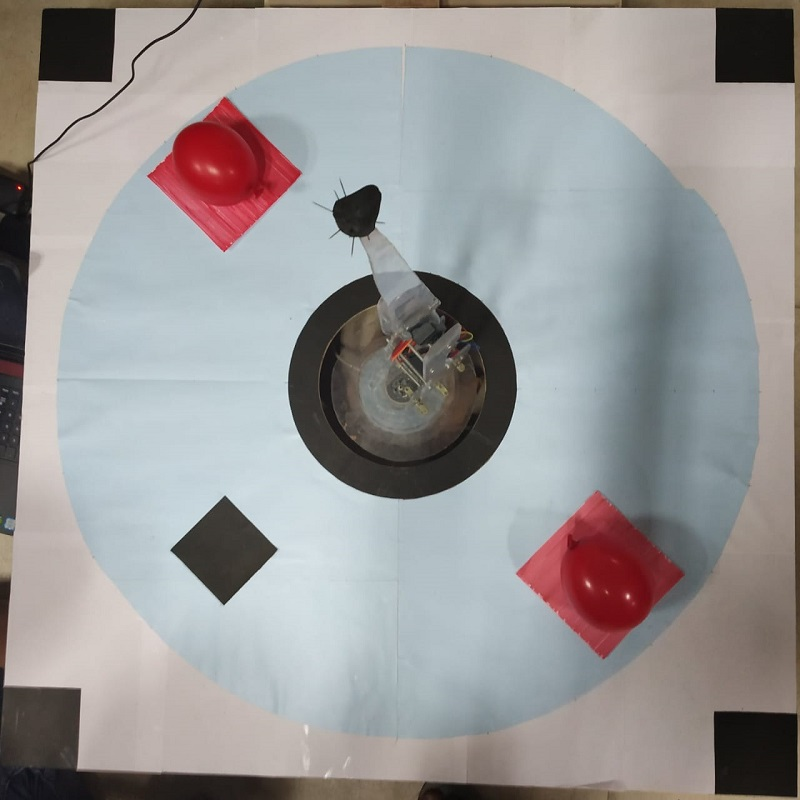
#> input picture test_images/real.jpg, 800 x 800 px, found by its file name
$ python 'popeye hsv value color filter.py'   (older library calls are emulated)
#> lines starting #> are read from the running program, lines starting #| are printed output that depends on the picture; after the words box and inside, x2 and y2 are one past the last pixel; in counts of white or black regions, pixels touching at a corner belong together
import cv2
import numpy as np
import urllib.request
import time
time.sleep(7)
kernel=np.ones((5,5),np.uint8)
url="http://192.168.43.1:8080/shot.jpg"
#imgResp = urllib.request.urlopen(url)
#imgNp = np.array(bytearray(imgResp.read()),dtype=np.uint8)
#frame = cv2.imdecode(imgNp,-1)
frame=cv2.imread("real.jpg",-1)
#> frame is the input picture: shape (800, 800, 3); mean B, G, R 150.2, 150.3, 152.7
#cap=cv2.VideoCapture(1)
#ret,frame=cap.read()
img_hsv=cv2.cvtColor(frame,cv2.COLOR_BGR2HSV)#hue saturation value
#> img_hsv: shape (800, 800, 3); mean H, S, V 63.6, 36.2, 161.5

targets=[]
centerx=0
centery=0
factor=1
def findfactor(grayimg):

    retval,threshold=cv2.threshold(grayimg,70,255,cv2.THRESH_BINARY_INV)#CHECK THRESHOLD VALUE
    #median=cv2.medianBlur(threshold,15)
    threshold=cv2.erode(threshold,kernel,iterations=5)
    threshold=cv2.dilate(threshold,kernel,iterations=1)

    cv2.imshow('thresh',threshold)
    img_factor,contours_factor,hierarchy_factor=cv2.findContours(threshold,cv2.RETR_TREE,cv2.CHAIN_APPROX_SIMPLE)
    cv2.drawContours(img,contours_factor,-1,(255,255,255),3)
    cv2.imshow('contours',img)
##    try:
##        cv2.drawContours(img,contours_factor,-1,(255,0,0),3)#USE A BETTER ALGORITHM and remove this line img may not be defined
##        #cv2.imshow('img',img)
##    except:
##        print("img may not be defined")
##        pass

    squares=[]

    for i in contours_factor:
        #approx = cv2.approxPolyDP(i,0.01*cv2.arcLength(i,True),True)
        if cv2.contourArea(i)>0:#CHANGE AREA
            #print("In contour area check")
            M_factor=cv2.moments(i)


            cx_factor = int(M_factor['m10']/M_factor['m00'])
            cy_factor = int(M_factor['m01']/M_factor['m00'])


            cv2.circle(img,(cx_factor,cy_factor), 5, (255,255,255), -1)
            squares.append([cx_factor,cy_factor])
           # print("blacksquares",squares)
            cv2.imshow('img',img)
        else:
            return 0,0,0
    if len(squares)==5:#EXCLUDING STARTING SQUARE
        distances=[dist_calc(squares[0][0],squares[0][1],squares[1][0],squares[1][1]),dist_calc(squares[0][0],squares[0][1],squares[2][0],squares[2][1]),dist_calc(squares[0][0],squares[0][1],squares[3][0],squares[3][1]),dist_calc(squares[0][0],squares[0][1],squares[4][0],squares[4][1])]
        distances2=[dist_calc(squares[1][0],squares[1][1],squares[0][0],squares[0][1]),dist_calc(squares[1][0],squares[1][1],squares[2][0],squares[2][1]),dist_calc(squares[1][0],squares[1][1],squares[3][0],squares[3][1]),dist_calc(squares[1][0],squares[1][1],squares[4][0],squares[4][1])]
        alldistances=distances+distances2
        diagonal=max(alldistances)
        sqnum=distances.index(diagonal)+1
        centerx=(squares[sqnum][0]+squares[0][0])/2
        centery=(squares[sqnum][1]+squares[0][1])/2
        cv2.circle(img,(int(centerx),int(centery)),5,(255,255,255),-1)
        factor=127.26/diagonal#length of diagonal in cm
        return factor,centerx,centery
    else:

        return 0,0,0
        print("Extra or less black squares found")#CHECK

def findcenter(colmask):
    funcvalue=[]
    img2,contours,hierarchy=cv2.findContours(colmask,cv2.RETR_TREE,cv2.CHAIN_APPROX_SIMPLE)
    #cv2.drawContours(img,contours,-1,(203,192,203),3)
    if len(contours)>0:

        for i in contours:
            #print(cv2.contourArea(i))
            ((x, y), radius) = cv2.minEnclosingCircle(i)
            if radius>30:#CHANGE THIS VALUE ACCORDING TO CAMERA HEIGHT AND RADIUS

                approx = cv2.approxPolyDP(i,0.01*cv2.arcLength(i,True),True)

                if len(approx)>=7:#CHeck for diffent values higher than 5


                    M=cv2.moments(i)

                    cx = int(M['m10']/M['m00'])
                    cy = int(M['m01']/M['m00'])
                    x=(cx-centerx)*factor
                    y=(-1)*(cy-centery)*factor#ORIGIN Is TOP LEFT

                    cv2.circle(frame,(cx,cy), 5, (255,255,255), -1)
                    funcvalue.append([x,y])
                    #Also check for area of moment afterwards
                else:
                    pass
            else:
                pass
    else:
        print("NO CONTOURS")
    return funcvalue


lower_red = np.array([0,50,0])
upper_red = np.array([10,255,255])
mask0 = cv2.inRange(img_hsv, lower_red, upper_red)
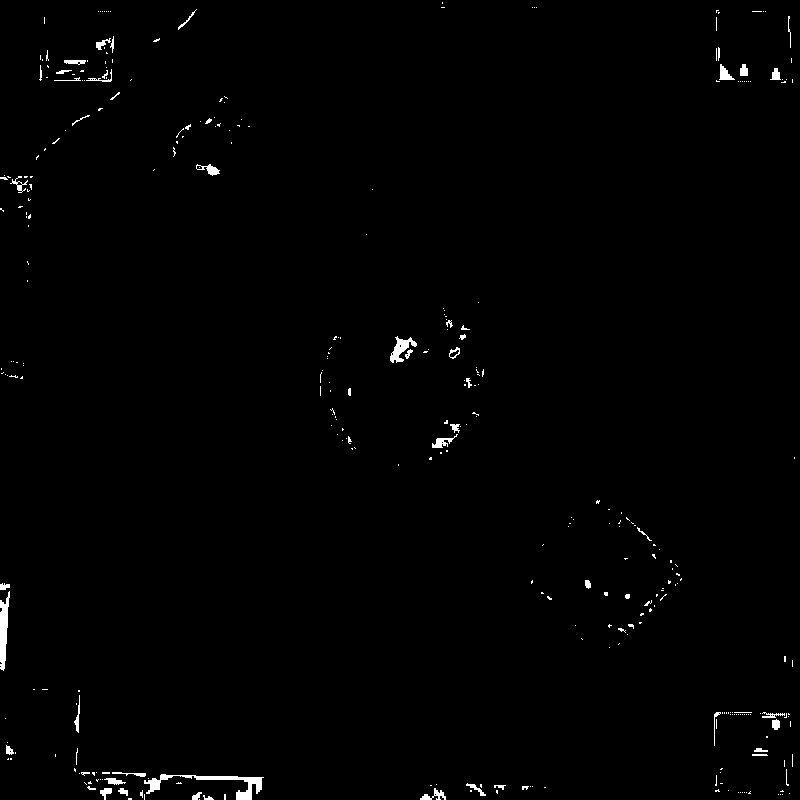
#> mask0: shape (800, 800); 0.85% white; 339 white regions (284 under 20 px), largest, box (x1, y1, x2, y2) and area: (144, 774, 264, 800) 779, (0, 591, 10, 671) 486, (390, 336, 417, 363) 308

lower_red = np.array([170,50,0])
upper_red = np.array([180,255,255])
mask1 = cv2.inRange(img_hsv, lower_red, upper_red)
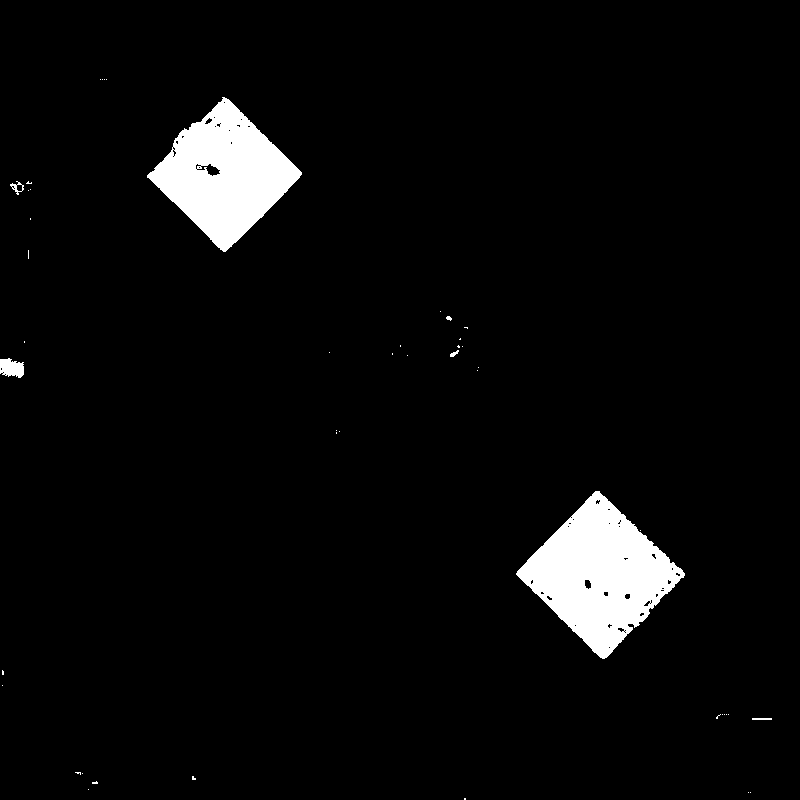
#> mask1: shape (800, 800); 4.3% white; 47 white regions (40 under 20 px), largest, box (x1, y1, x2, y2) and area: (516, 491, 685, 659) 14340, (147, 97, 302, 252) 12323, (0, 358, 24, 378) 362
mask = mask0+mask1
#> mask: shape (800, 800); 5.1% white; 258 white regions (206 under 20 px), largest, box (x1, y1, x2, y2) and area: (516, 491, 685, 659) 14689, (147, 96, 302, 252) 12559, (144, 774, 264, 800) 791

mask1=cv2.inRange(img_hsv,lower_red,upper_red)#HSV VAUES WILL BE DIFFERENT

mask=cv2.erode(mask,kernel,iterations=2)
#> mask: shape (800, 800); 3.5% white; 7 white regions (2 under 20 px), largest, box (x1, y1, x2, y2) and area: (523, 498, 678, 653) 12085, (155, 103, 295, 245) 10173, (0, 363, 20, 373) 134, (0, 616, 4, 658) 115, (240, 796, 248, 800) 32
mask=cv2.dilate(mask,kernel,iterations=2)
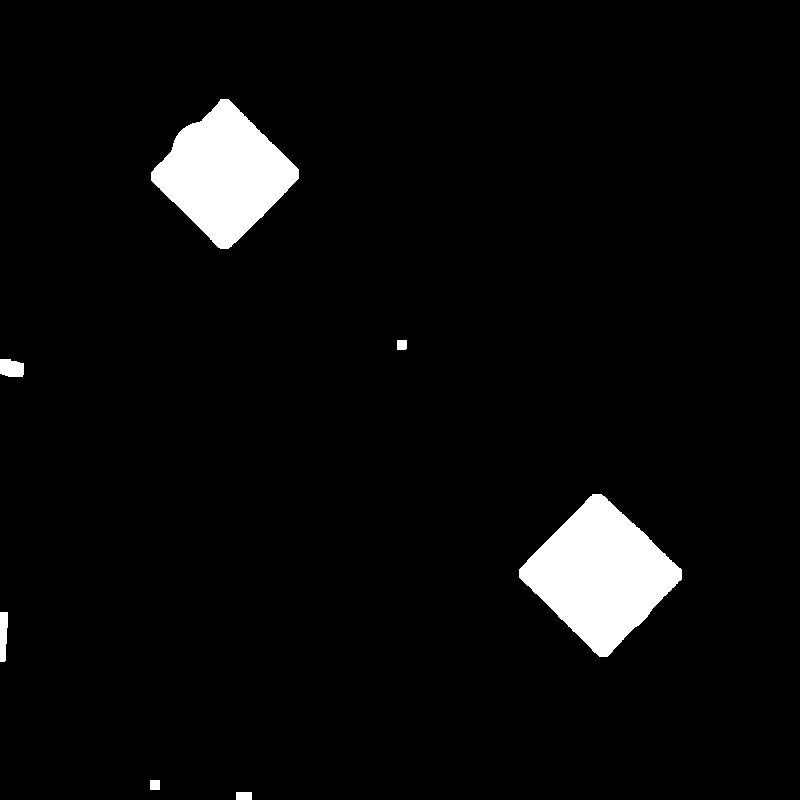
#> mask: shape (800, 800); 4.4% white; 7 white regions
red_center=findcenter(mask)
#> in findcenter, `img2,contours,hierarchy=cv2.findContours(colmask,cv2.RETR_TREE,cv2.CHA..`: contours = 7 contours; box (x1, y1, x2, y2) and area: (519, 494, 682, 657) 14443, (151, 99, 299, 249) 12320, (0, 359, 24, 377) 340, (0, 612, 8, 662) 292, (236, 792, 252, 800) 105, (150, 780, 160, 790) 81, (397, 340, 407, 350) 80
#> the loop in findcenter, `for i in contours:` made 7 passes
#> (radius, cx, cy) on passes 4, 7: (81.35, 600, 574), (74.61, 224, 173)
#> radius on passes 3, 5, 6: 24.75, 13.9, 6.36
#> after the loop in findcenter, `for i in contours:`: frame: shape (800, 800, 3); 0.03% of pixels changed, all inside (x1, y1, x2, y2) = (219, 168, 606, 580)
#> after the loop in findcenter, `for i in contours:`: funcvalue = [[600, -574], [224, -173]]
#> red_center = [[600, -574], [224, -173]]
targets.append(red_center)
cv2.imshow('redmask',mask)


#blue
lower_blue=np.array([80,100,0])#Check blue value doesnt conflict with background
upper_blue=np.array([140,255,255])
bluemask=cv2.inRange(img_hsv,lower_blue,upper_blue)#HSV VAUES WILL BE DIFFERENT
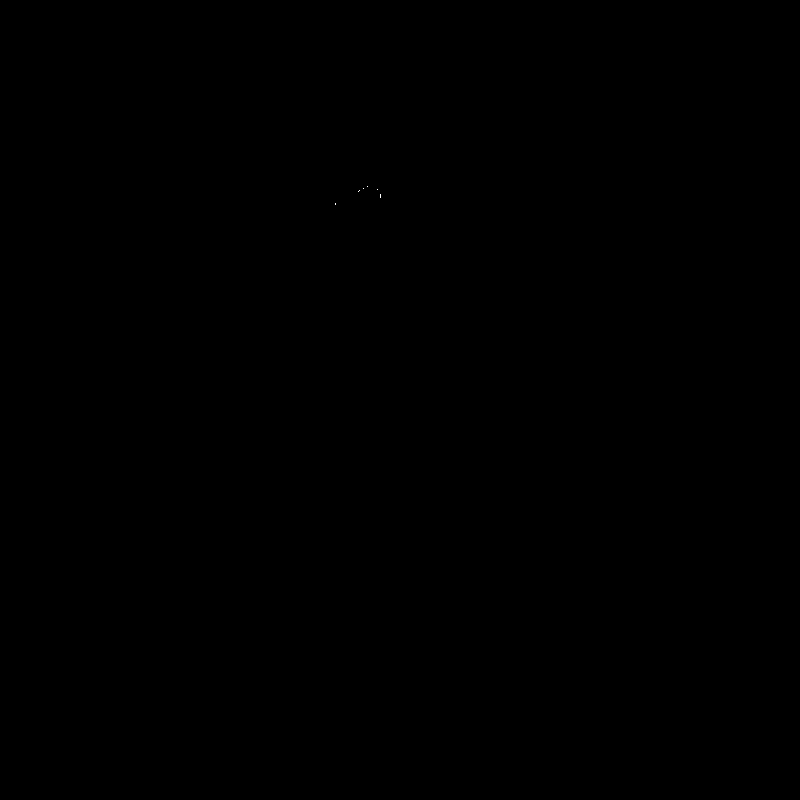
#> bluemask: shape (800, 800); 0% white in thin lines or dots, all inside (x1, y1, x2, y2) = (335, 186, 381, 205)

bluemask=cv2.erode(bluemask,kernel,iterations=2)
#> bluemask: shape (800, 800); every value is 0
bluemask=cv2.dilate(bluemask,kernel,iterations=2)
#cv2.filter2D(bluemask,-1,kernel)
blue_center=findcenter(bluemask)
#> blue_center = []
targets.append(blue_center)
cv2.imshow('b',bluemask)


#green
lower_green=np.array([41,50,0])#HSV VAUES WILL BE DIFFERENT
upper_green=np.array([80,255,255])
greenmask=cv2.inRange(img_hsv,lower_green,upper_green)
#> greenmask: shape (800, 800); 0.01% white in thin lines or dots, all inside (x1, y1, x2, y2) = (0, 186, 514, 536)
greenmask=cv2.erode(greenmask,kernel,iterations=1)
greenmask=cv2.dilate(greenmask,kernel,iterations=1)
green_center=findcenter(greenmask)
#> green_center = []
targets.append(green_center)
cv2.imshow('g',greenmask)

#yellow
lower_yellow=np.array([18,150,64])#HSV VAUES WILL BE DIFFERENT
upper_yellow=np.array([40,255,255])
yellowmask=cv2.inRange(img_hsv,lower_yellow,upper_yellow)
#> yellowmask: shape (800, 800); 0% white in thin lines or dots, all inside (x1, y1, x2, y2) = (622, 0, 623, 3)
yellowmask=cv2.erode(yellowmask,kernel,iterations=2)
yellowmask=cv2.dilate(yellowmask,kernel,iterations=2)
yellow_center=findcenter(yellowmask)
#> yellow_center = []
targets.append(yellow_center)
cv2.imshow('y',yellowmask)
print(targets)
#| [[[600, -574], [224, -173]], [], [], []]
gray=cv2.cvtColor(frame,cv2.COLOR_BGR2GRAY)
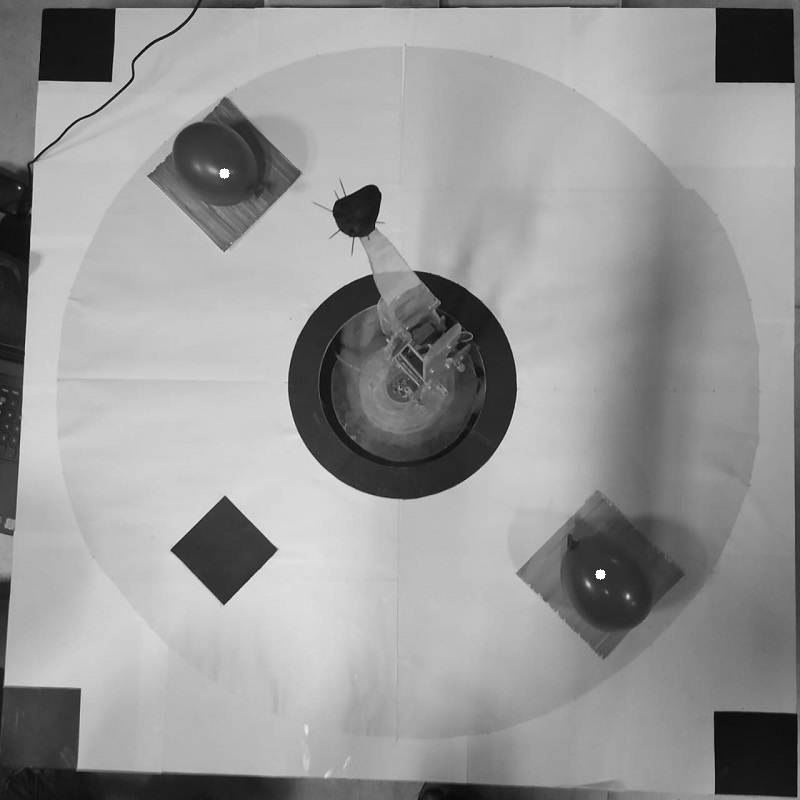
#> gray: shape (800, 800); min 2, max 255, mean 151.1
print(findfactor(gray))
#> in findfactor, `retval,threshold=cv2.threshold(grayimg,70,255,cv2.THRESH_BINARY_INV)#C..`: threshold: shape (800, 800); 14.6% white; 104 white regions (83 under 20 px), largest, box (x1, y1, x2, y2) and area: (288, 271, 517, 499) 25167, (0, 580, 295, 800) 14727, (0, 0, 264, 535) 9504
#> in findfactor, `threshold=cv2.erode(threshold,kernel,iterations=5)`:
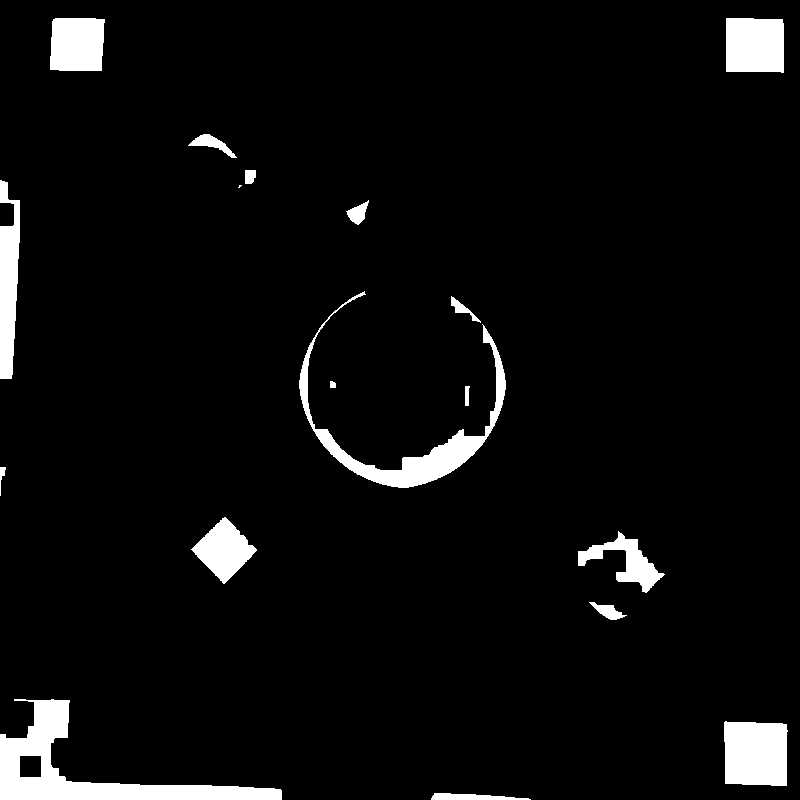
#> threshold: shape (800, 800); 5% white; 18 white regions (1 under 20 px), largest, box (x1, y1, x2, y2) and area: (0, 699, 282, 800) 7873, (299, 291, 506, 488) 5137, (724, 721, 788, 786) 3894
#> in findfactor, `threshold=cv2.dilate(threshold,kernel,iterations=1)`:
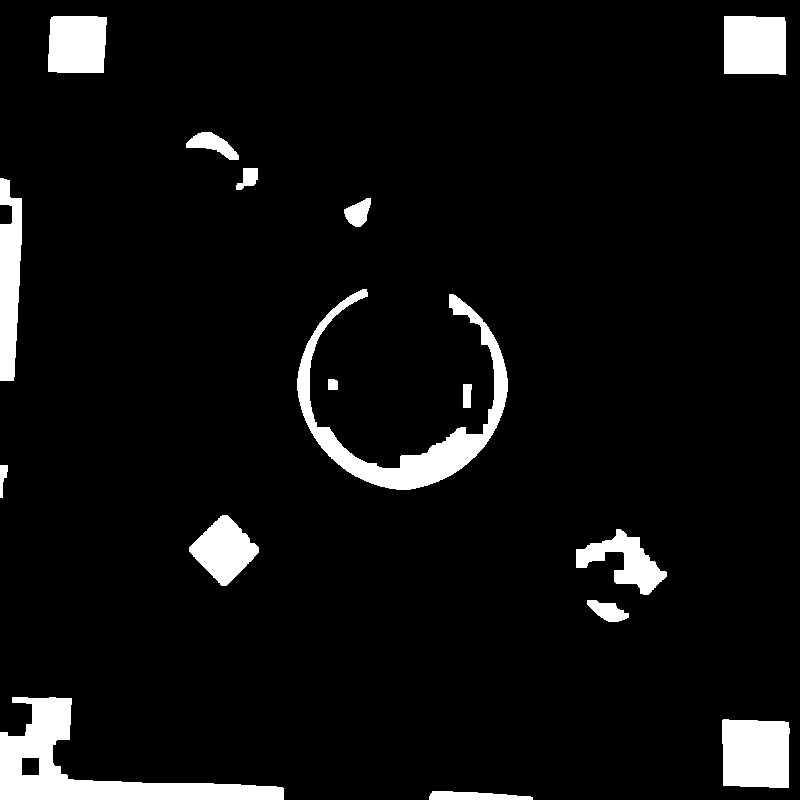
#> threshold: shape (800, 800); 6.3% white; 16 white regions
#> in findfactor, `img_factor,contours_factor,hierarchy_factor=cv2.findContours(threshold..`: contours_factor = 17 contours; largest, box (x1, y1, x2, y2) and area: (0, 697, 284, 800) 8914, (297, 289, 508, 490) 7605, (722, 719, 790, 788) 4294, (724, 16, 786, 75) 3450, (0, 178, 22, 381) 3212
#> (the run stopped early here; a loop or call above may not have finished)

$ run again, with test_images/1.jpg copied over test_images/real.jpg
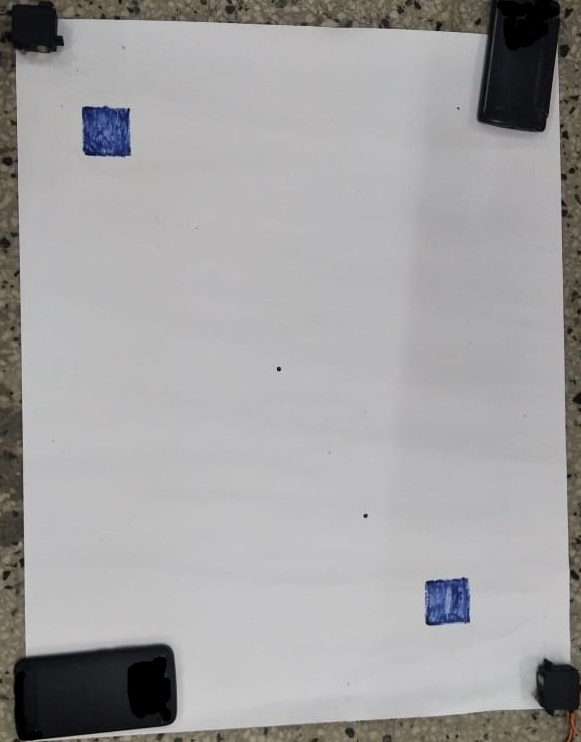
#> input picture test_images/1.jpg, 581 x 742 px, found by its file name
#> frame is the input picture: shape (742, 581, 3); mean B, G, R 162.6, 162.2, 163.1
#> img_hsv: shape (742, 581, 3); mean H, S, V 87.5, 12.2, 164.9
#> mask0: shape (742, 581); 0.08% white in thin lines or dots
#> mask1: shape (742, 581); 0% white in thin lines or dots
#> contours = []
#> `bluemask=cv2.dilate(bluemask,kernel,iterations=2)`:
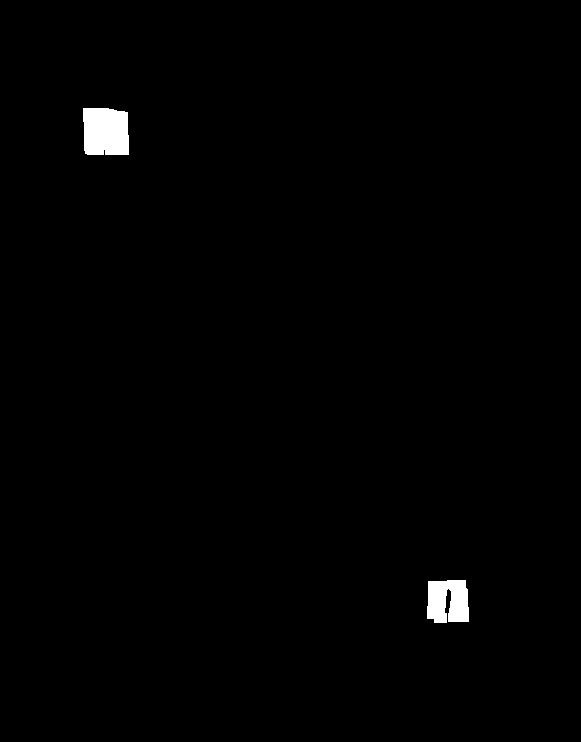
#> bluemask: shape (742, 581); 0.84% white; 2 white regions
#> contours = 2 contours; box (x1, y1, x2, y2) and area: (83, 108, 129, 155) 1952, (427, 580, 469, 623) 1448
#> the loop in findcenter (call 2), `for i in contours:` made 2 passes
#> (radius, cx, cy) on pass 2: (32.18, 105, 131)
#> blue_center = [[105, -131]]
#> greenmask: shape (742, 581); 0.05% white in thin lines or dots
#> green_center = []
#| [[], [[105, -131]], [], []]
#> in findfactor, `threshold=cv2.dilate(threshold,kernel,iterations=1)`:
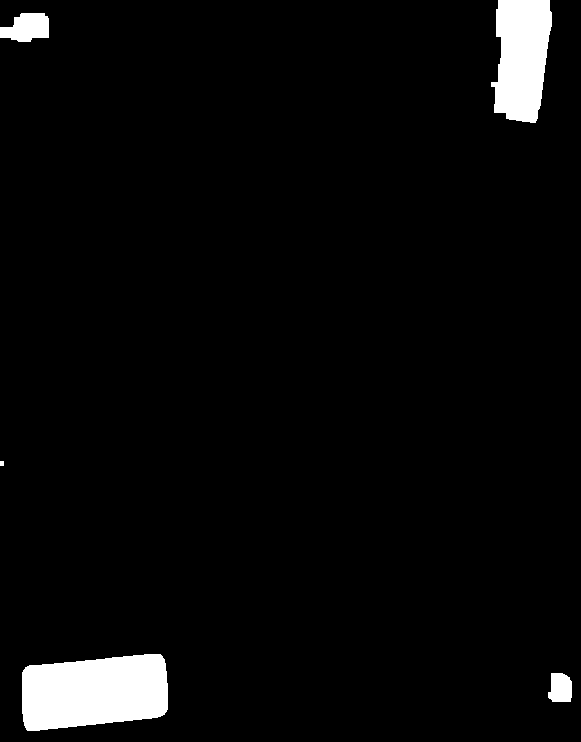
#> threshold: shape (742, 581); 3.9% white; 5 white regions
#> contours_factor = 5 contours, 1 with area under 20; largest, box (x1, y1, x2, y2) and area: (22, 654, 168, 731) 9154, (491, 0, 552, 123) 5663, (0, 13, 49, 42) 990, (548, 673, 572, 702) 544
